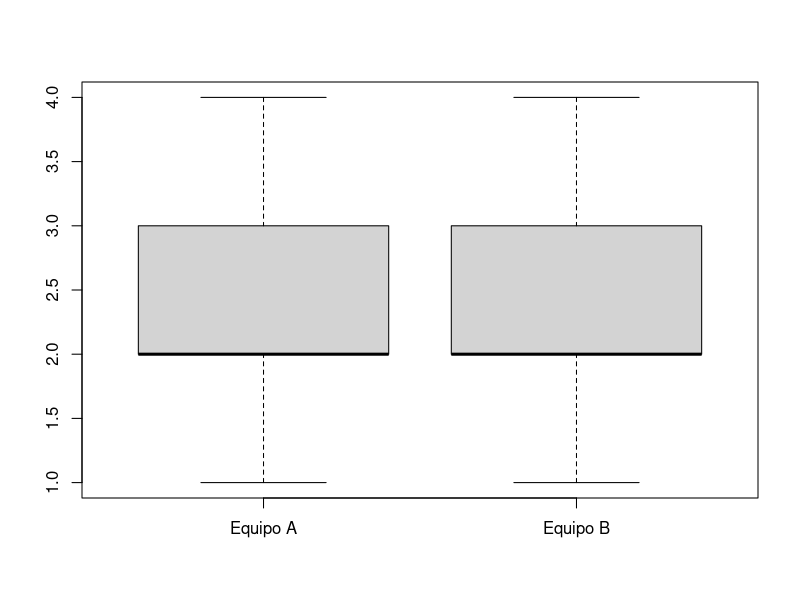

This figure's R source:
equipo_a <- c(2, 3, 1, 4, 2, 3, 2, 1, 3, 2)
equipo_b <- c(3, 2, 1, 3, 2, 2, 4, 2, 3, 1)

boxplot(equipo_a, equipo_b, names = c("Equipo A", "Equipo B"))

resultado_goles <- t.test(equipo_a, equipo_b, paired = FALSE)
print(resultado_goles)